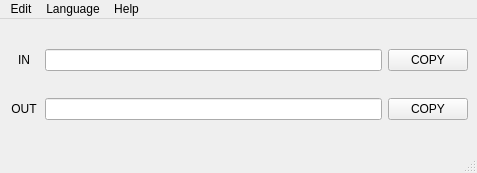
<?xml version="1.0" encoding="UTF-8"?>
<ui version="4.0">
 <class>MainWindow</class>
 <widget class="QMainWindow" name="MainWindow">
  <property name="geometry">
   <rect>
    <x>0</x>
    <y>0</y>
    <width>477</width>
    <height>173</height>
   </rect>
  </property>
  <property name="windowTitle">
   <string>Enigma Machine Simulator</string>
  </property>
  <widget class="QWidget" name="centralwidget">
   <layout class="QVBoxLayout" name="mainDialogLayout">
    <item>
     <layout class="QHBoxLayout" name="horizontalLayout_17">
      <item>
       <widget class="QLabel" name="label_5">
        <property name="sizePolicy">
         <sizepolicy hsizetype="Fixed" vsizetype="Preferred">
          <horstretch>0</horstretch>
          <verstretch>0</verstretch>
         </sizepolicy>
        </property>
        <property name="minimumSize">
         <size>
          <width>30</width>
          <height>0</height>
         </size>
        </property>
        <property name="text">
         <string>IN</string>
        </property>
        <property name="alignment">
         <set>Qt::AlignCenter</set>
        </property>
       </widget>
      </item>
      <item>
       <widget class="QLineEdit" name="inputs">
        <property name="readOnly">
         <bool>true</bool>
        </property>
       </widget>
      </item>
      <item>
       <widget class="QPushButton" name="copyInButton">
        <property name="text">
         <string>COPY</string>
        </property>
       </widget>
      </item>
     </layout>
    </item>
    <item>
     <layout class="QHBoxLayout" name="horizontalLayout_18">
      <item>
       <widget class="QLabel" name="label_6">
        <property name="sizePolicy">
         <sizepolicy hsizetype="Fixed" vsizetype="Preferred">
          <horstretch>0</horstretch>
          <verstretch>0</verstretch>
         </sizepolicy>
        </property>
        <property name="minimumSize">
         <size>
          <width>30</width>
          <height>0</height>
         </size>
        </property>
        <property name="text">
         <string>OUT</string>
        </property>
        <property name="alignment">
         <set>Qt::AlignCenter</set>
        </property>
       </widget>
      </item>
      <item>
       <widget class="QLineEdit" name="outputs">
        <property name="readOnly">
         <bool>true</bool>
        </property>
       </widget>
      </item>
      <item>
       <widget class="QPushButton" name="copyOutButton">
        <property name="text">
         <string>COPY</string>
        </property>
       </widget>
      </item>
     </layout>
    </item>
   </layout>
  </widget>
  <widget class="QMenuBar" name="menubar">
   <property name="geometry">
    <rect>
     <x>0</x>
     <y>0</y>
     <width>477</width>
     <height>25</height>
    </rect>
   </property>
   <widget class="QMenu" name="menuHelp">
    <property name="title">
     <string>Help</string>
    </property>
    <addaction name="actionTutorial"/>
    <addaction name="actionEnigma_Machine"/>
    <addaction name="separator"/>
    <addaction name="actionAbout"/>
   </widget>
   <widget class="QMenu" name="menuEdit">
    <property name="title">
     <string>Edit</string>
    </property>
    <addaction name="actionReset_Machine"/>
    <addaction name="actionInput_from_Clipboard"/>
   </widget>
   <widget class="QMenu" name="menuLanguage">
    <property name="title">
     <string>Language</string>
    </property>
   </widget>
   <addaction name="menuEdit"/>
   <addaction name="menuLanguage"/>
   <addaction name="menuHelp"/>
  </widget>
  <widget class="QStatusBar" name="statusbar"/>
  <action name="actionReset_Machine">
   <property name="text">
    <string>Reset Machine</string>
   </property>
  </action>
  <action name="actionInput_from_Clipboard">
   <property name="text">
    <string>Paste Input</string>
   </property>
  </action>
  <action name="actionTutorial">
   <property name="text">
    <string>Tutorial...</string>
   </property>
  </action>
  <action name="actionEnigma_Machine">
   <property name="text">
    <string>What's Enigma...</string>
   </property>
  </action>
  <action name="actionAbout">
   <property name="text">
    <string>About...</string>
   </property>
  </action>
 </widget>
 <resources/>
 <connections/>
</ui>
